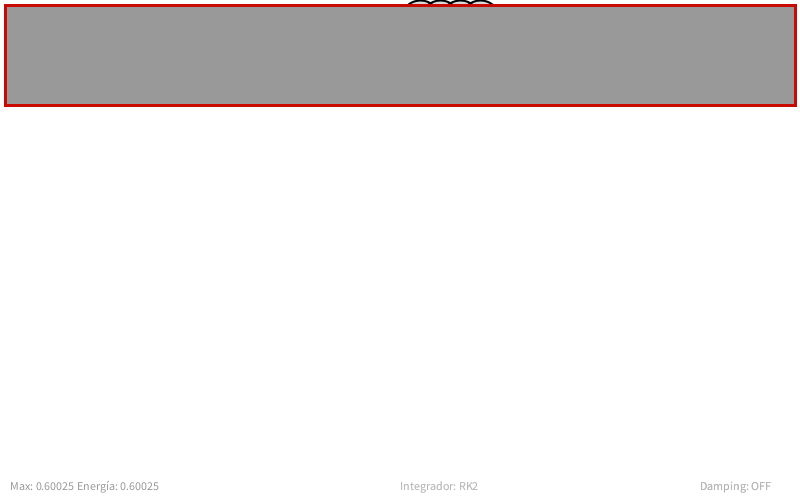
Frame 1 (no input)
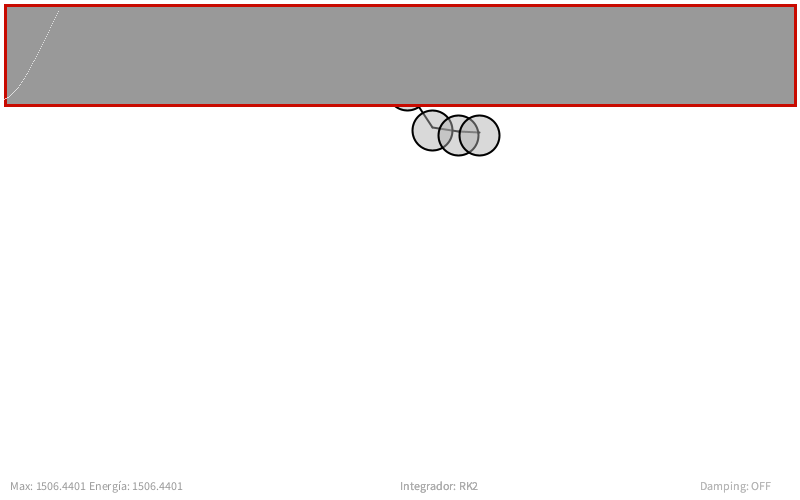
Frame 60 (the mouse pressed at the canvas centre just before this capture)
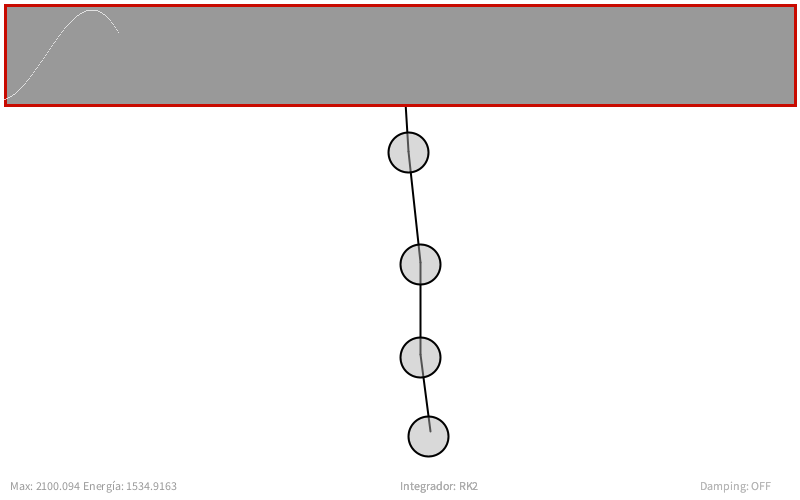
Frame 120 (the mouse held since frame 60 and released just before this capture)

The Processing sketch that drew these frames (run headless with seeded random() and noise(); from frame 60 on, the mouse is pressed at the canvas centre):

// Processing sketch: processing_150799
// ── processing_150799.pde

// Práctica 1 de Simulación
// Autor: Pablo Casanova Salas y Juan Carlos Leal de la Rosa
// Curso 13-14

int MODE= 4;
// Extremos 
Extremo[] vExtr = new Extremo[5];
Muelle[] vMuelles = new Muelle[4];
final int Tam_Vent_X = 790, Tam_Vent_Y = 100;
float[] vE = new float[Tam_Vent_X];
  
  // Arbitrary damping to simulate friction / drag 
float damping = 0.0;
int lmuelle = 20;
int t = 0;
float max = 0;
 
void setup() {
  size(800, 500);
  // Creación de objetos
  // El tercer parametro es la longitud en reposo/equilibrio 
  for (int i = 0; i < vExtr.length; i++) {
    vExtr[i] = new Extremo(width*0.5 + i*lmuelle, lmuelle);
  }
  for (int i = 0; i < vMuelles.length; i++) {
    vMuelles[i] = new Muelle(vExtr[i], vExtr[i+1], lmuelle);
  }
}

void draw() {
  background(255); 

  for (Muelle s : vMuelles) {
    s.update();
    s.display();
  }
 
  float Etotal = 0;
  for (int i = 1; i < vExtr.length; i++){
    //vExtr[i].update(EULER);
    //vExtr[i].update(EULER_SEMI);
    //vExtr[i].update(HEUN);
    vExtr[i].update(MODE);
    vExtr[i].display();
    vExtr[i].drag(mouseX, mouseY);
    Etotal+= vExtr[i].Ec ;
    if(max < Etotal)
     max = Etotal;
  }
  
  vE[t] = Etotal;
  plot_func(t);
  text("Max: "+max+" Energía: "+vE[t], 10, 490);
  t = (t + 1)%Tam_Vent_X;
}

void mousePressed() {
  for (Extremo b : vExtr) {
    b.clicked(mouseX, mouseY);
  }
}

void mouseReleased() {
  for (Extremo b : vExtr) {
    b.stopDragging();
  }
}
void keyPressed() {
  if (key== '1')
    MODE=1;
  if (key== '2')
    MODE=2;
  if (key== '3')
    MODE=3;
  if (key== '4')
    MODE=4;
  if (key=='r')
  {
      for (int i = 0; i < vExtr.length; i++) {
    vExtr[i] = new Extremo(width*0.5 + i*lmuelle, lmuelle);
  }
  for (int i = 0; i < vMuelles.length; i++) {
    vMuelles[i] = new Muelle(vExtr[i], vExtr[i+1], lmuelle);
  }
  }
      if (key=='k')
    {
      if(damping<=0)
        damping=0.2;
      else
        damping=0.0;
    }
  
  
    
}

void plot_func(int time)
{
  stroke(200, 10, 0);
  strokeWeight(3);
  fill(153);
  rect(5,5, Tam_Vent_X, Tam_Vent_Y);
  stroke(200, 210, 0);
  
  
  strokeWeight(1);
  stroke(255);
 
  for(int i=0;i<time;i++)
   point (i, Tam_Vent_Y - (vE[i]/max)*Tam_Vent_Y*0.9) ;
  
 }

class Extremo { 
  PVector location;
  PVector velocity;
  PVector old_velocity;
  PVector vel_half;
  PVector acceleration;
  float mass = 20, dt = 0.5;
  PVector gravity;
  float Ec;


  // For mouse interaction
  PVector dragOffset;
  boolean dragging = false;

  // Constructor
  Extremo(float x, float y) {
    location = new PVector(x,y);
    velocity = new PVector();
    old_velocity = new PVector(0,0);
    vel_half = new PVector (0,0);
    acceleration = new PVector();
    dragOffset = new PVector();
    gravity = new PVector(0, 9.8);
  } 

  // Metodos de integracion
  void update(int mode) { 
    
    applyForce(gravity);
   
   if(mode==1)
   {
     //Euler Explícito
     location.add(PVector.mult(velocity,dt));
     velocity.add(PVector.mult(acceleration,dt));
     text("Integrador: EULER", 400, 490);
   }
   
   else if(mode==2)
   {
     //Euler Semi
     velocity.add(PVector.mult(acceleration,dt));
     location.add(PVector.mult(velocity,dt));
     text("Integrador: EULER (SEMI)", 400, 490);
   }
   else if(mode==3)
   {
     //Heun 
    
     velocity.add(PVector.mult(acceleration,dt));
     location.add(PVector.mult(PVector.div(PVector.add(velocity,old_velocity),2),dt));
     old_velocity = velocity;
     text("Integrador: HEUN", 400, 490);
     
   }
   else if(mode==4)
   {
     //RK2
     
     velocity.add(PVector.mult(acceleration,dt*0.5));
    
    vel_half = PVector.add(velocity,PVector.mult(acceleration,dt*0.5));
     
    location = PVector.add(location,PVector.mult(vel_half,dt));
     
     
     text("Integrador: RK2", 400, 490);
     
   }
   acceleration= new PVector(0,0);
   float modV = velocity.mag()*velocity.mag();
   Ec = 0.5 * mass * modV;

  }

  // Newton's law: F = M * A
  void applyForce(PVector force) {
    PVector f = force.get();
    f.div(mass);
    acceleration.add(f);
  }


  // Draw
  void display() { 
    stroke(0);
    strokeWeight(2);
    fill(175,120);
    if (dragging) {
      fill(50);
    }
    ellipse(location.x,location.y,mass*2,mass*2);
    if (damping>0)
      text("Damping: ON", 700, 490);
    else
      text("Damping: OFF", 700, 490);
  } 

 
  // The methods below are for mouse interaction

  // This checks to see if we clicked on the mover
  void clicked(int mx, int my) {
    float d = dist(mx,my,location.x,location.y);
    if (d < mass) {
      dragging = true;
      dragOffset.x = location.x-mx;
      dragOffset.y = location.y-my;
    }
  }

  void stopDragging() {
    dragging = false;
  }

  void drag(int mx, int my) {
    if (dragging) {
      location.x = mx + dragOffset.x;
      location.y = my + dragOffset.y;
    }
  }
}


class Muelle { 

  // Desplazamiento
  PVector anchor = new PVector(0,0);
  
  //Fuerzas Muelle1 y Muelle2;
  PVector fM1 = new PVector(0,0);
  PVector fM2 = new PVector(0,0);

  // longitud de reposo y constante del muelle
  float len;
  float k = 0.52;
  
  Extremo a;
  Extremo b;

  // Constructor
  Muelle(Extremo a_, Extremo b_, int l) {
    a = a_;
    b = b_;
    len = l;
  } 

  // Calcular la fuerza del muelle y aplicarla a los extremos
  void update() {
   anchor = PVector.sub(b.location,a.location);
   float modAnchor = anchor.mag();
   anchor.normalize();
   //Ley de Hooke
   fM1 = PVector.mult(anchor,k* (modAnchor-len));
   fM2 = PVector.mult(anchor,-k* (modAnchor-len));
   //Damper
   fM1.sub(PVector.mult(a.velocity,damping));
   fM2.sub(PVector.mult(b.velocity,damping));
   a.applyForce(fM1);
   b.applyForce(fM2);
   
  }


  void display() {
    strokeWeight(2);
    stroke(0);
    line(a.location.x, a.location.y, b.location.x, b.location.y);
  }
}
